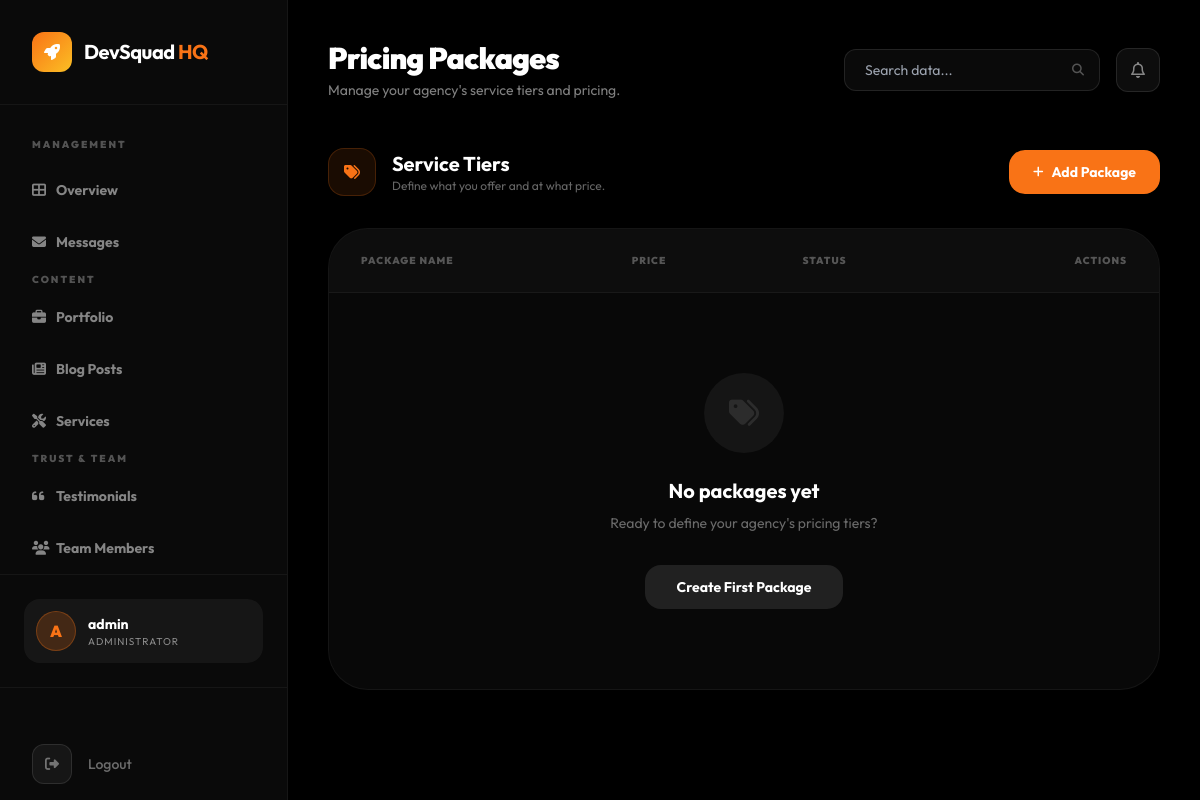
Before: /management/packages/ (signed in) with the older database file.
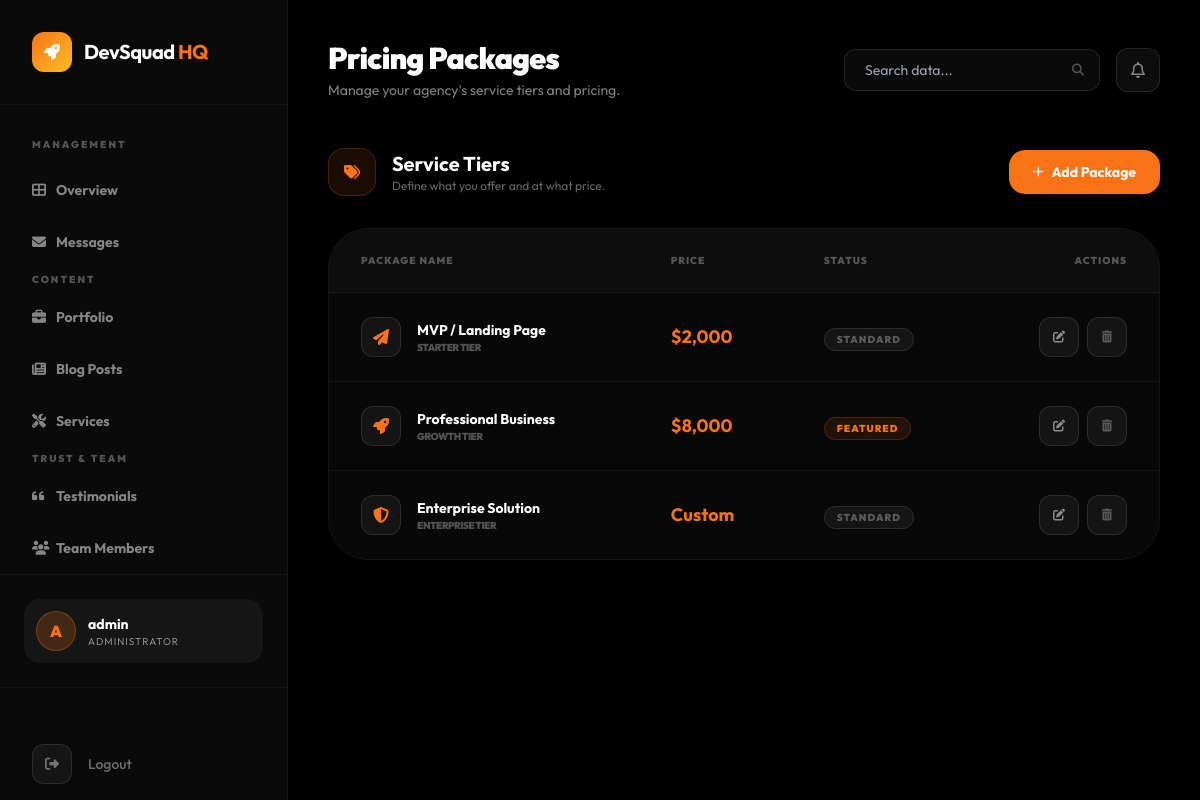
After: the same page with the newer database file.
### devsqaud/models.py (models this page shows, shortened)
class Package(models.Model):
    NAME_CHOICES = [
        ('starter', 'Starter'),
        ('growth', 'Growth'),
        ('enterprise', 'Enterprise'),
    ]
    name = models.CharField(max_length=100, choices=NAME_CHOICES)
    display_name = models.CharField(max_length=200)
    icon = models.CharField(max_length=100, default="fas fa-cube")
    price = models.CharField(max_length=100, help_text="e.g. '$2,500' or 'Custom'")
    short_description = models.CharField(max_length=300)
    is_featured = models.BooleanField(default=False)
    order = models.IntegerField(default=0)
    class Meta:
        ordering = ['order']

### devsqaud/views_dashboard.py (the view)
# urls.py: path('management/packages/', views_dashboard.dashboard_packages, name='dashboard_packages'),
@staff_member_required
def dashboard_packages(request):
    packages = Package.objects.all()
    context = {
        'packages': packages,
        'active_page': 'packages',
    }
    return render(request, 'dashboard/packages_list.html', context)

### devsqaud/context_processors.py (called while the page is built)
def site_config_context(request):
    return {
        'site': SiteConfig.load(),
    }

### devsqaud/models.py (called while the page is built)
    @classmethod
    def load(cls):
        obj, _ = cls.objects.get_or_create(pk=1)
        return obj

### templates/dashboard/packages_list.html (shortened to what this page needs)
{% extends 'dashboard/base.html' %}
{% block header_title %}Pricing Packages{% endblock %}
{% block header_subtitle %}Manage your agency's service tiers and pricing.{% endblock %}
{% block dashboard_content %}
<div class="mb-8 flex justify-between items-center">
    <div class="flex items-center space-x-4">
        <div class="w-12 h-12 rounded-2xl bg-sunset-orange/10 border border-sunset-orange/20 flex items-center justify-center">
            <i class="fas fa-tags text-sunset-orange"></i>
        </div>
        <div>
            <h2 class="text-xl font-bold">Service Tiers</h2>
            <p class="text-white/40 text-xs">Define what you offer and at what price.</p>
        </div>
    </div>
    <a href="{% url 'content_add' 'package' %}" class="bg-sunset-orange hover:bg-orange-600 text-white px-6 py-3 rounded-2xl font-bold text-sm transition-all flex items-center space-x-2">
        <i class="fas fa-plus text-xs"></i>
        <span>Add Package</span>
    </a>
</div>
<div class="grid grid-cols-1 gap-6">
    <div class="glass-card rounded-[2.5rem] overflow-hidden border border-white/5">
        <table class="w-full text-left border-collapse">
            <thead>
                <tr class="border-b border-white/5 bg-white/[0.02]">
                    <th class="px-8 py-6 text-[10px] font-black uppercase tracking-widest text-white/30">Package Name</th>
                    <th class="px-8 py-6 text-[10px] font-black uppercase tracking-widest text-white/30">Price</th>
                    <th class="px-8 py-6 text-[10px] font-black uppercase tracking-widest text-white/30">Status</th>
                    <th class="px-8 py-6 text-[10px] font-black uppercase tracking-widest text-white/30 text-right">Actions</th>
                </tr>
            </thead>
            <tbody class="divide-y divide-white/5">
                {% for p in packages %}
                <tr class="group hover:bg-white/[0.02] transition-all">
                    <td class="px-8 py-6">
                        <div class="flex items-center space-x-4">
                            <div class="w-10 h-10 rounded-xl bg-white/5 border border-white/10 flex items-center justify-center text-sunset-orange group-hover:scale-110 transition-all">
                                <i class="{{ p.icon }}"></i>
                            </div>
                            <div>
                                <p class="font-bold text-sm">{{ p.display_name }}</p>
                                <p class="text-[10px] text-white/30 uppercase font-black tracking-tighter">{{ p.get_name_display }} Tier</p>
                            </div>
                        </div>
                    </td>
                    <td class="px-8 py-6 font-bold text-sunset-orange text-lg">{{ p.price }}</td>
                    <td class="px-8 py-6">
                        {% if p.is_featured %}
                        <span class="px-3 py-1 bg-sunset-orange/10 border border-sunset-orange/20 text-sunset-orange text-[10px] font-black uppercase tracking-widest rounded-full">Featured</span>
                        {% else %}
                        <span class="px-3 py-1 bg-white/5 border border-white/10 text-white/30 text-[10px] font-black uppercase tracking-widest rounded-full">Standard</span>
                        {% endif %}
                    </td>
                    <td class="px-8 py-6 text-right flex items-center justify-end space-x-2">
                        <a href="{% url 'content_edit' 'package' p.pk %}" class="inline-flex w-10 h-10 rounded-xl bg-white/5 border border-white/10 items-center justify-center text-white/50 hover:bg-sunset-orange hover:text-white transition-all">
                            <i class="fas fa-edit text-xs"></i>
                        </a>
                        <form action="{% url 'content_delete' 'package' p.pk %}" method="POST" onsubmit="return confirm('Are you sure?');" class="inline">
                            <button type="submit" class="inline-flex w-10 h-10 rounded-xl bg-white/5 border border-white/10 items-center justify-center text-white/30 hover:bg-red-500/20 hover:text-red-500 transition-all">
                                <i class="fas fa-trash-alt text-xs"></i>
                            </button>
                        </form>
                    </td>
                </tr>
                {% empty %}
                <tr>
                    <td colspan="4" class="px-8 py-20 text-center">
                        <div class="w-20 h-20 rounded-full bg-white/5 flex items-center justify-center mx-auto mb-6">
                            <i class="fas fa-tags text-3xl text-white/10"></i>
                        </div>
                        <h3 class="text-xl font-bold mb-2">No packages yet</h3>
                        <p class="text-white/40 text-sm mb-8">Ready to define your agency's pricing tiers?</p>
                        <a href="{% url 'content_add' 'package' %}" class="inline-flex bg-white/10 hover:bg-white/20 text-white px-8 py-3 rounded-2xl font-bold text-sm transition-all">
                            Create First Package
                        </a>
                    </td>
                </tr>
                {% endfor %}
            </tbody>
        </table>
    </div>
</div>
{% endblock %}

### templates/dashboard/base.html (shortened to what this page needs)
<!DOCTYPE html>
<html lang="en">
<head>
    <script src="https://cdn.tailwindcss.com"></script>
    <link rel="stylesheet" href="https://cdnjs.cloudflare.com/ajax/libs/font-awesome/6.4.0/css/all.min.css">
</head>
<body class="bg-black-pure min-h-screen flex">
    <aside class="w-72 bg-black-soft border-r border-white/5 flex flex-col fixed inset-y-0 z-50">
        <div class="p-8 border-b border-white/5">
            <a href="{% url 'home' %}" class="flex items-center space-x-3">
                <div class="w-10 h-10 bg-gradient-to-br from-sunset-orange to-sunset-amber rounded-xl flex items-center justify-center">
                    <i class="fas fa-rocket text-white"></i>
                </div>
                <span class="text-xl font-bold tracking-tight">DevSquad <span class="text-sunset-orange">HQ</span></span>
            </a>
        </div>
        <nav class="flex-1 px-4 py-8 space-y-2 overflow-y-auto">
            <p class="px-4 text-[10px] font-black uppercase tracking-[0.2em] text-white/30 mb-4">Management</p>
            <a href="{% url 'dashboard_home' %}" class="sidebar-link group flex items-center px-4 py-3 text-sm font-bold rounded-xl transition-all duration-300 {% if active_page == 'overview' %}active{% else %}text-white/50 hover:bg-white/5 hover:text-white{% endif %}">
                <i class="fas fa-th-large w-6 group-hover:text-sunset-orange"></i>
                <span>Overview</span>
            </a>
            <a href="{% url 'dashboard_messages' %}" class="sidebar-link group flex items-center px-4 py-3 text-sm font-bold rounded-xl transition-all duration-300 {% if active_page == 'messages' %}active{% else %}text-white/50 hover:bg-white/5 hover:text-white{% endif %}">
                <i class="fas fa-envelope w-6 group-hover:text-sunset-orange"></i>
                <span>Messages</span>
            </a>
            <p class="px-4 text-[10px] font-black uppercase tracking-[0.2em] text-white/30 mt-8 mb-4">Content</p>
            <a href="{% url 'dashboard_projects' %}" class="sidebar-link group flex items-center px-4 py-3 text-sm font-bold rounded-xl transition-all duration-300 {% if active_page == 'projects' %}active{% else %}text-white/50 hover:bg-white/5 hover:text-white{% endif %}">
                <i class="fas fa-briefcase w-6 group-hover:text-sunset-orange"></i>
                <span>Portfolio</span>
            </a>
            <a href="{% url 'dashboard_blog' %}" class="sidebar-link group flex items-center px-4 py-3 text-sm font-bold rounded-xl transition-all duration-300 {% if active_page == 'blog' %}active{% else %}text-white/50 hover:bg-white/5 hover:text-white{% endif %}">
                <i class="fas fa-newspaper w-6 group-hover:text-sunset-orange"></i>
                <span>Blog Posts</span>
            </a>
            <a href="{% url 'dashboard_services' %}" class="sidebar-link group flex items-center px-4 py-3 text-sm font-bold rounded-xl transition-all duration-300 {% if active_page == 'services' %}active{% else %}text-white/50 hover:bg-white/5 hover:text-white{% endif %}">
                <i class="fas fa-tools w-6 group-hover:text-sunset-orange"></i>
                <span>Services</span>
            </a>
            <p class="px-4 text-[10px] font-black uppercase tracking-[0.2em] text-white/30 mt-8 mb-4">Trust & Team</p>
            <a href="{% url 'dashboard_testimonials' %}" class="sidebar-link group flex items-center px-4 py-3 text-sm font-bold rounded-xl transition-all duration-300 {% if active_page == 'testimonials' %}active{% else %}text-white/50 hover:bg-white/5 hover:text-white{% endif %}">
                <i class="fas fa-quote-left w-6 group-hover:text-sunset-orange"></i>
                <span>Testimonials</span>
            </a>
            <a href="{% url 'dashboard_team' %}" class="sidebar-link group flex items-center px-4 py-3 text-sm font-bold rounded-xl transition-all duration-300 {% if active_page == 'team' %}active{% else %}text-white/50 hover:bg-white/5 hover:text-white{% endif %}">
                <i class="fas fa-users w-6 group-hover:text-sunset-orange"></i>
                <span>Team Members</span>
            </a>
        </nav>
        <div class="p-6 border-t border-white/5">
            <div class="flex items-center space-x-3 p-3 bg-white/5 rounded-2xl">
                <div class="w-10 h-10 rounded-full bg-sunset-orange/20 border border-sunset-orange/30 flex items-center justify-center">
                    <span class="font-black text-sunset-orange">{{ request.user.username|first|upper }}</span>
                </div>
                <div class="flex-1 min-w-0">
                    <p class="text-sm font-bold truncate">{{ request.user.username }}</p>
                    <p class="text-[10px] text-white/50 uppercase tracking-widest">Administrator</p>
                </div>
            </div>
        </div>
        <div class="mt-auto pt-10 border-t border-white/5">
            <form action="{% url 'logout' %}" method="POST" class="px-8 py-4">
                <button type="submit" class="flex items-center space-x-4 text-white/40 hover:text-red-500 transition-all group w-full text-left">
                    <div class="w-10 h-10 rounded-xl bg-white/5 border border-white/10 flex items-center justify-center group-hover:bg-red-500/10 group-hover:border-red-500/20 transition-all">
                        <i class="fas fa-sign-out-alt text-sm"></i>
                    </div>
                    <span class="text-sm font-medium">Logout</span>
                </button>
            </form>
        </div>
    </aside>
    <main class="flex-1 ml-72 p-10">
        <div class="flex items-center justify-between mb-12">
            <div>
                <h1 class="text-3xl font-black tracking-tight">{% block header_title %}Overview{% endblock %}</h1>
                <p class="text-white/50 text-sm mt-1">{% block header_subtitle %}Welcome back, Commander.{% endblock %}</p>
            </div>
            <div class="flex items-center space-x-4">
                <div class="relative">
                    <input type="text" placeholder="Search data..." class="bg-black-soft border border-white/10 rounded-xl px-5 py-2.5 text-sm focus:outline-none focus:border-sunset-orange/50 transition-all w-64">
                    <i class="fas fa-search absolute right-4 top-1/2 -translate-y-1/2 text-white/30 text-xs"></i>
                </div>
                <button class="w-11 h-11 rounded-xl bg-white/5 border border-white/10 flex items-center justify-center hover:bg-white/10 transition-all">
                    <i class="far fa-bell text-white/50"></i>
                </button>
            </div>
        </div>
        {% block dashboard_content %}{% endblock %}
    </main>
</body>
</html>

### templates/dashboard/base.html (style rules this page uses)
body { font-family: 'Outfit', sans-serif; background-color: #000000; color: #ffffff; }
.glass-card { background: rgba(255, 255, 255, 0.03); backdrop-filter: blur(10px); border: 1px solid rgba(255, 255, 255, 0.05); }

Changed rows visible on the page:
added Package: display_name "MVP / Landing Page", name "STARTER", price "$2,000", is_featured "STANDARD"
added Package: display_name "Professional Business", name "GROWTH", price "$8,000", is_featured "FEATURED"
added Package: display_name "Enterprise Solution", name "ENTERPRISE", price "Custom", is_featured "STANDARD"
Other visible differences:
text no longer shown: "No packages yet Ready to define your agency's pricing tiers? Create First Package"
